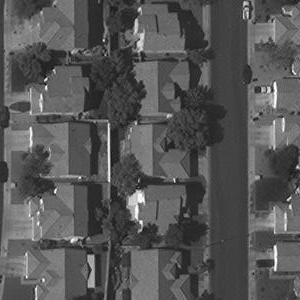
#> input picture final implementation/5_ImageSegmentation/5A_Otsu_segmentation/InputDir/img1.png, 300 x 300 px; its folder holds only this picture in this run
$ python 5D_Multi_Level_OtsuSegmentation.py
#> lines starting #> are read from the running program, lines starting #| are printed output that depends on the picture
import os
import cv2
import matplotlib.pyplot as plt
import numpy as np
from skimage.filters import threshold_multiotsu

def process_and_save_image(input_path, output_path):
    # Read an image
#> called with input_path = 'InputDir/img1.png', output_path = 'OutputDir/./output_img1.png'
    image = cv2.imread(input_path)
#> image is the input picture: shape (300, 300, 3); min 9, max 255, mean 85.7

    # Convert the image to grayscale
    gray_image = cv2.cvtColor(image, cv2.COLOR_BGR2GRAY)

    # Apply multi-Otsu threshold
    thresholds = threshold_multiotsu(gray_image, classes=4)
#> thresholds = [72, 104, 154]

    # Digitize (segment) original image into multiple classes.
    regions = np.digitize(gray_image, bins=thresholds)
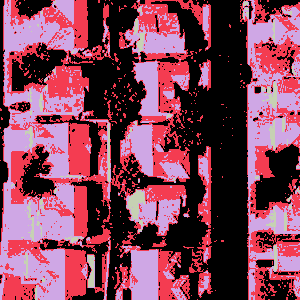
#> regions: shape (300, 300) int64; 4 distinct labels, from 0 to 3; one colour per label, 0 black

    # Convert to uint8
    output = regions.astype(np.uint8)
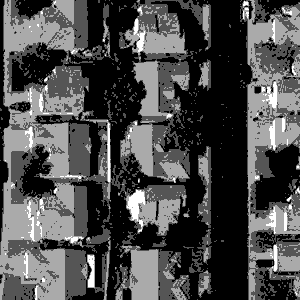
#> output: shape (300, 300); min 0, max 3, mean 0.905; drawn with min black and max white

    # Save the figure with the same basename as the input image
    output_figure_path = os.path.join(output_path)

    # Save the segmented image
    plt.imsave(output_figure_path, output, cmap='Accent', format='png')
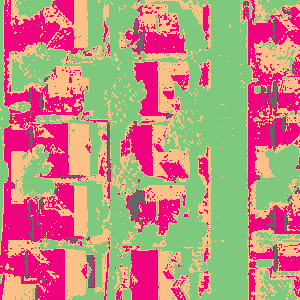
#> saved as output_img1.png: shape (300, 300, 3); mean R, G, B 193.2, 141.2, 128.4

    plt.close()  # Close the figure to avoid displaying it

def process_images_in_directory(input_directory, output_directory):
    # Process each file in the input directory and its subdirectories
    for root, dirs, files in os.walk(input_directory):
        for filename in files:
            if filename.endswith(".png"):  # You can adjust the file extension as needed
                input_path = os.path.join(root, filename)

                # Generate corresponding output subdirectory structure
                relative_path = os.path.relpath(root, input_directory)
                output_subdirectory = os.path.join(output_directory, relative_path)

                # If the file is in a subdirectory, create the subdirectory in the output path
                if relative_path != '.':
                    os.makedirs(output_subdirectory, exist_ok=True)

                # Corrected output file path
                output_path = os.path.join(output_subdirectory, f"output_{filename}")
                process_and_save_image(input_path, output_path)
                print(f"{filename} is processed and saved")

# Example usage:
input_directory = "InputDir"
output_directory = "OutputDir"
process_images_in_directory(input_directory, output_directory)

$ run again, on final implementation/5_ImageSegmentation/5A_Otsu_segmentation/InputDir/img5.png
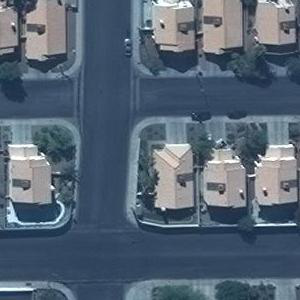
#> input picture final implementation/5_ImageSegmentation/5A_Otsu_segmentation/InputDir/img5.png, 300 x 300 px
#> in process_and_save_image, image is the input picture: shape (300, 300, 3); mean B, G, R 117.1, 101.1, 86.1
#> in process_and_save_image, `gray_image = cv2.cvtColor(image, cv2.COLOR_BGR2GRAY)`:
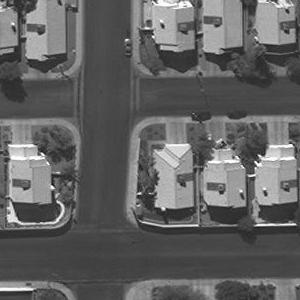
#> gray_image: shape (300, 300); min 11, max 255, mean 98.5
#> thresholds = [84, 123, 166]
#> regions: shape (300, 300) int64; 4 distinct labels, from 0 to 3
#> in process_and_save_image, `plt.imsave(output_figure_path, output, cmap='Accent', format='png')`:
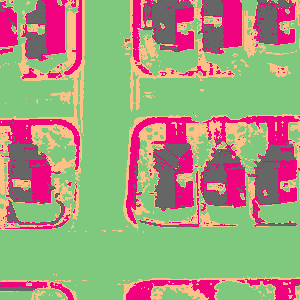
#> saved as output_img5.png: shape (300, 300, 3); mean R, G, B 163.6, 155.2, 125.5

$ run again, on final implementation/5_ImageSegmentation/5A_Otsu_segmentation/InputDir/img2.png
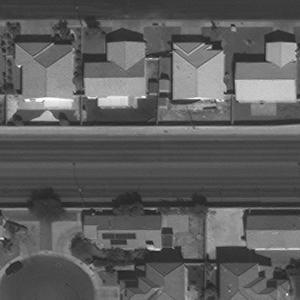
#> input picture final implementation/5_ImageSegmentation/5A_Otsu_segmentation/InputDir/img2.png, 300 x 300 px
#> in process_and_save_image, image is the input picture: shape (300, 300, 3); min 25, max 254, mean 92.8
#> thresholds = [75, 108, 151]
#> in process_and_save_image, `regions = np.digitize(gray_image, bins=thresholds)`:
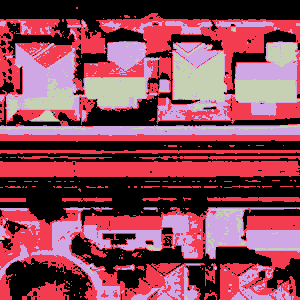
#> regions: shape (300, 300) int64; 4 distinct labels, from 0 to 3; one colour per label, 0 black
#> in process_and_save_image, `plt.imsave(output_figure_path, output, cmap='Accent', format='png')`:
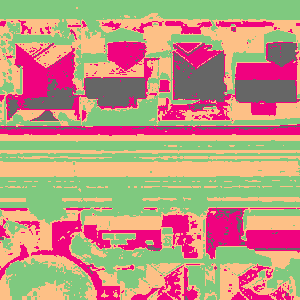
#> saved as output_img2.png: shape (300, 300, 3); mean R, G, B 189.5, 150.5, 127.2

$ run again, on final implementation/5_ImageSegmentation/5A_Otsu_segmentation/InputDir/img4.png
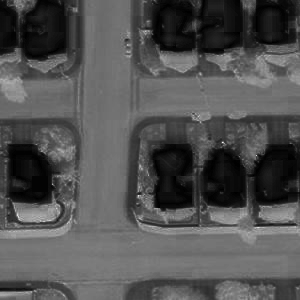
#> input picture final implementation/5_ImageSegmentation/5A_Otsu_segmentation/InputDir/img4.png, 300 x 300 px
#> in process_and_save_image, image is the input picture: shape (300, 300, 3); min 0, max 241, mean 81.8
#> thresholds = [41, 89, 127]
#> in process_and_save_image, `regions = np.digitize(gray_image, bins=thresholds)`:
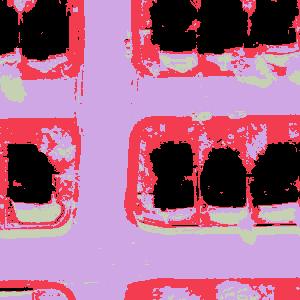
#> regions: shape (300, 300) int64; 4 distinct labels, from 0 to 3; one colour per label, 0 black
#> in process_and_save_image, `plt.imsave(output_figure_path, output, cmap='Accent', format='png')`:
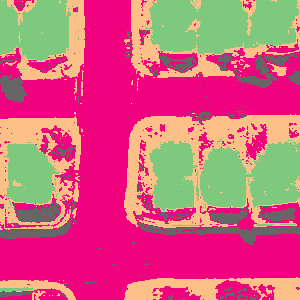
#> saved as output_img4.png: shape (300, 300, 3); mean R, G, B 208.4, 96.5, 126.9
